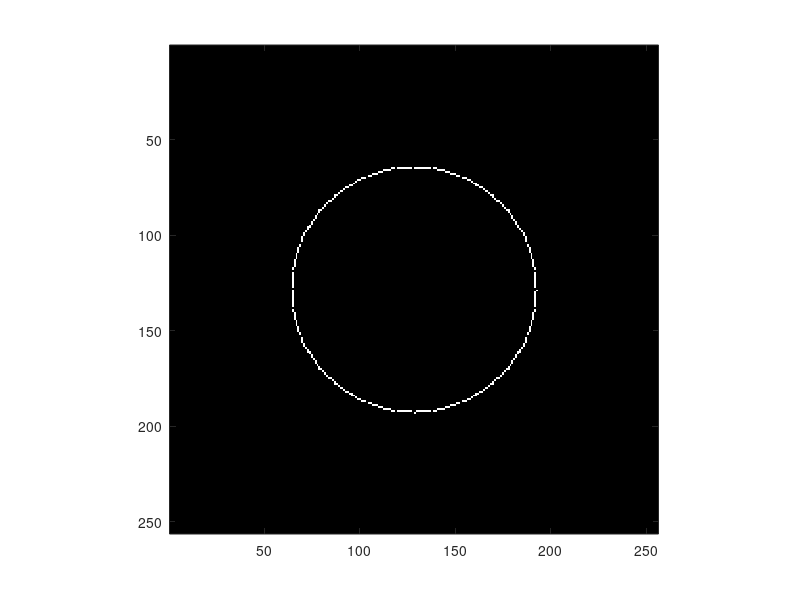
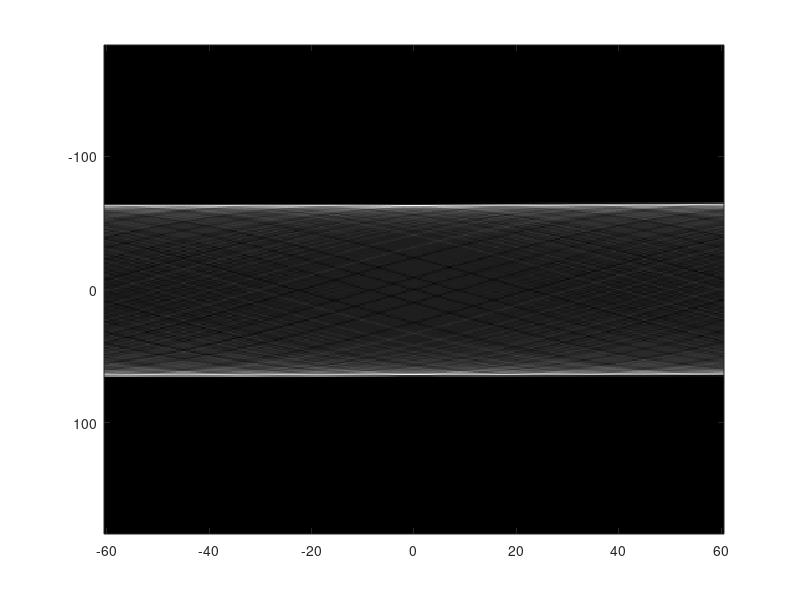
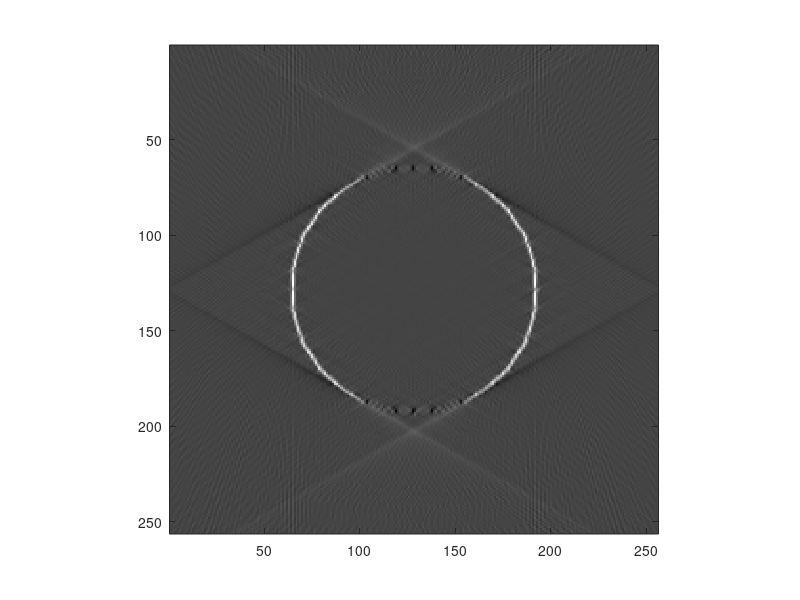

The MATLAB source for these figures, in order: (Note: this script raises an error after producing the figures.)
tilts = [-60:60];
% Create a simple image
imSize = 256;
im = zeros(imSize);
center = floor(size(im)/2) + 1;
r = imSize / 4;
for i=0:359
  idxX = floor(r * cos(i*pi/180) + center(1));
  idxY = floor(r * sin(i*pi/180) + center(2));
  im(idxX, idxY) = 1;
end
figure(1);
imagesc(im);
colormap(gray(256))
axis('image')

% Compute the radon transform
rad = radon(im, tilts);
idxY = [-floor(size(rad,1) /2):floor(size(rad,1) /2)];

figure(2)
imagesc(tilts, idxY, rad);
colormap(gray(256))

% Compute the inverse radon transform
irad = iradon(rad, tilts);
irad = irad(2:end-1, 2:end-1);
figure(3)
imagesc(irad)
colormap(gray(256))
axis('image')

% Compute the wedge masked image
%wedge = av3_wedge(zeros(imSize,1,imSize), min(tilts)+10, max(tilts)-10);
%wedge = squeeze(wedge(:,1,:))';
% Create a smoothed wedge mask
%g = gausswin(20);
%G = (g * g') ./ sum(g(:));
%smooth_wedge = conv2(wedge, G, 'same');
%wedge = smooth_wedge;

szIM = [imSize imSize];
center = floor(szIM / 2) + 1;
[fy fx] = ndgrid(([1:szIM(1)] - center(1)) ./ szIM(1), ...
                 ([1:szIM(2)] - center(2)) ./ szIM(2));

angle = atan2(fy, fx);
fmag = sqrt(fx .^ 2 + fy .^ 2);

% Missing wedge filter
maxTilt = max(tilts) * pi / 180;
minTilt = min(tilts) * pi / 180;

zeroMask = (fx >= 0) & (angle <= maxTilt) & (angle >= minTilt) ...
    | (fx < 0) & (angle <= maxTilt-pi)  ...
    | (fx < 0) & (angle >= minTilt+pi);
transwidth = 10 * pi /180;
transMaskMaxPlus = 1 - gaussian(atan2(fy, fx), maxTilt, transwidth);
transMaskMaxMinus = 1 - gaussian(atan2(fy, fx), maxTilt-pi, transwidth);
transMaskMinPlus = 1 - gaussian(atan2(fy, fx), minTilt, transwidth);
transMaskMinMinus = 1 - gaussian(atan2(fy, fx), minTilt+pi, transwidth);
wedge = zeroMask .* transMaskMaxPlus .* transMaskMaxMinus ...
    .* transMaskMinPlus .* transMaskMinMinus;% .* fMask;

figure(4)
imagesc(wedge)
colormap(gray(256))

IRAD = fftshift(fft2(irad));
wIRAD = IRAD .* wedge;
figure(5)
set(5, 'position', get(4, 'position'));
imagesc(log10(abs(wIRAD)))
colormap(gray(256))

wirad = ifft2(ifftshift(wIRAD));
figure(6)
set(6, 'position', get(3, 'position'));
imagesc(real(wirad))
colormap(gray(256))
axis('image')

% Interpolate the radon transform to attempt to remove the artifacts
figure(7)
set(7, 'position', get(3, 'position'));

tiltsInterp = [-70:0.25:70];
zEnd = zeros(length(idxY), 1);
radInterp = interpn(idxY', [min(tiltsInterp) tilts max(tiltsInterp)], ...
                    [zEnd rad zEnd], ...
                    idxY', tiltsInterp, 'linear');
iradInterp = iradon(radInterp, tiltsInterp);
iradInterp = iradInterp(2:end-1, 2:end-1);
imagesc(iradInterp)
axis('image')

figure(8)
set(8, 'position', get(2, 'position'));
imagesc(tiltsInterp, idxY, radInterp);
colormap(gray(256))
